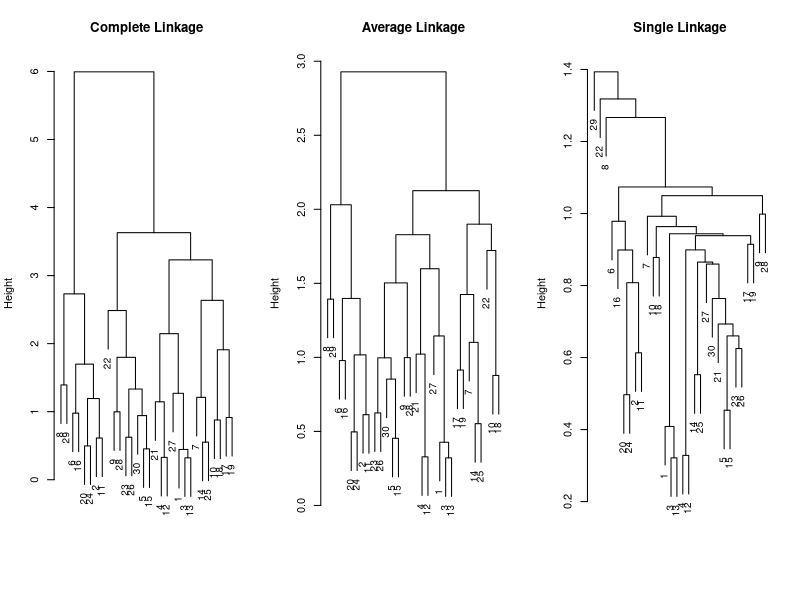
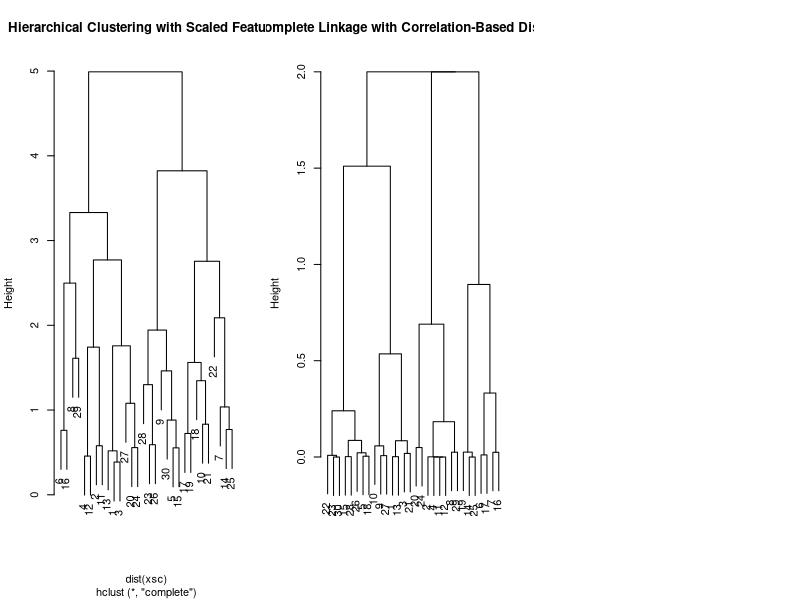

Generate these figures, in order, with R:
x = matrix(rnorm(30 * 3), ncol = 3)

hc.complete = hclust(dist(x), method = "complete")
hc.average = hclust(dist(x), method = "average")
hc.single = hclust(dist(x), method = "single")

# Set up the plotting area with 1 row and 3 columns
par(mfrow = c(1, 3))

# Plot dendrograms for different linkage methods
plot(hc.complete, main = "Complete Linkage", xlab = "", sub = "", cex = 0.9)
plot(hc.average, main = "Average Linkage", xlab = "", sub = "", cex = 0.9)
plot(hc.single, main = "Single Linkage", xlab = "", sub = "", cex = 0.9)

# Cut dendrograms to form clusters
cutree(hc.complete, 2)
cutree(hc.average, 2)
cutree(hc.single, 2)
cutree(hc.single, 4)

# Scale the features
xsc = scale(x)

# Plot hierarchical clustering with scaled features
plot(hclust(dist(xsc), method = "complete"), main = "Hierarchical Clustering with Scaled Features")

# Create a distance matrix based on correlation and perform hierarchical clustering
dd = as.dist(1 - cor(t(x)))
plot(hclust(dd, method = "complete"), main = "Complete Linkage with Correlation-Based Distance", xlab = "", sub = "")
